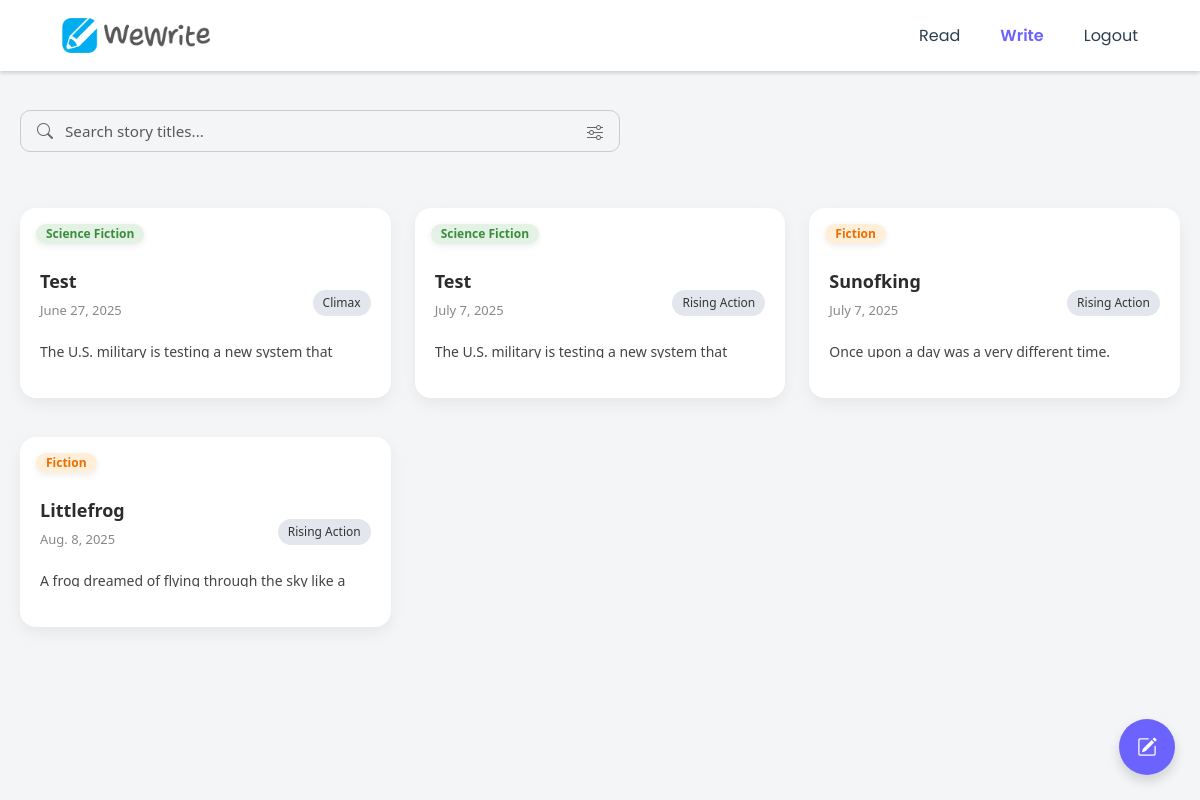
/main/ (signed in), run on the app's committed database.
### story/models.py (models this page shows)
class Story(models.Model):
    GENRE_CHOICES = [
        (1, 'Fiction'),
        (2, 'Science Fiction'),
        (3, 'Historical Fiction'),
        (4, 'Mystery'),
        (5, 'Fantasy'),
        (6, 'Romance'),
    ]
    STATUS_CHOICES = [
        (1, 'pending'),
        (2, 'published'),
    ]
    user = models.ForeignKey(CustomUser, on_delete=models.CASCADE)
    started_date = models.DateField(default='2000-01-01', null=True, blank=True)
    title = models.TextField(max_length=250, null=True, blank=True)
    genre = models.ForeignKey(Genre, on_delete=models.CASCADE)
    main_character = models.TextField(max_length=250, null=True, blank=True)
    time_setting = models.TextField(max_length=250, null=True, blank=True)
    suggested_keyword = models.TextField(max_length=250, null=True, blank=True)
    exposition_summary = models.TextField(max_length=10000, null=True, blank=True)
    status = models.IntegerField(choices=STATUS_CHOICES, default=1)
    def __str__(self):
        return "_".join([self.user.username, str(self.started_date), self.title])

class Genre(models.Model):
    name = models.CharField(max_length=50, unique=True)
    is_active = models.BooleanField(default=True)
    image = models.ImageField(upload_to='genre_images/', null=True, blank=True)  # Add this line
    def __str__(self):
        return self.name

### suhyun_nlp/views.py (the view)
# urls.py: path('main/', views.to_main, name='to-main'),
@login_required
def to_main(request):
    curr_user = request.user
    username = curr_user.username
    isAdmin = curr_user.is_staff
    author_stages = Stage.objects.filter(user=curr_user, status=3)
    if len(author_stages)>=0:
        new_story_available = True
    else:
        new_story_available = False
    all_storys = Story.objects.all().order_by('started_date')
    story_list = []
    story_last_stage_part_list = []
    all_stages = list(Stage.objects.all().order_by('pk'))
    for story in all_storys:
        curr_story_stage_list = []
        for all_stage in all_stages:
            if all_stage.story == story:
                curr_story_stage_list.append(all_stage)
        if not curr_story_stage_list:
            continue  # skip if no stages yet
        if len(curr_story_stage_list) == 5:
            continue  # completed
        if not any(stage.status == 3 for stage in curr_story_stage_list):
            continue  # not started properly
        story_list.append(story)
        story_last_stage_part_list.append(curr_story_stage_list[-1].PART_CHOICES[curr_story_stage_list[-1].part][1])
    story_exposition_list = [story.exposition_summary for story in story_list]
    story_pk_list = [story.pk for story in story_list]
    story_genre_list = [story.genre for story in story_list]
    story_title_list = [story.title for story in story_list]
    all_genres = Genre.objects.all().order_by('pk')
    all_genres_pk_list = [genre.pk for genre in all_genres]
    story_tuple_list = [] # (story , exposition, pk, genre, title)
    for i in range(len(story_list)):
        story_tuple_list.append((story_list[i], story_exposition_list[i], story_pk_list[i], story_genre_list[i], story_title_list[i], story_last_stage_part_list[i]))
    print(story_tuple_list)
    context = {
        'username': username,
        'isLogin': True,
        'isAdmin': isAdmin,
        'story_list': story_list,
        'story_exposition_list': story_exposition_list,
        'story_pk_list': story_pk_list,
        'story_genre_list': story_genre_list,
        'story_title_list': story_title_list,
        'story_tuple_list': story_tuple_list,
        'new_story_available': new_story_available,
        'all_genres': all_genres
    }
    return render(request, 'main.html', context)

### suhyun_nlp/templates/main.html (shortened to what this page needs)
{% extends 'header.html' %}
{% block board %}
<!DOCTYPE html>
<html lang="en">
<head>
</head>
<body>
<div class="top-bar">
  <div class="search-container d-flex align-items-center px-3 py-1 mb-3">
    <i class="bi bi-search me-2" style="font-size: 1rem; color: #666;"></i>
    <input type="text" id="boardSearchInput" class="form-control border-0 shadow-none bg-transparent p-0 ps-1"
           placeholder="Search story titles...">
    <div class="dropdown">
      <button class="btn border-0 bg-transparent p-0 ms-2"
              type="button"
              id="boardGenreDropdown"
              data-bs-toggle="dropdown"
              data-bs-display="static"
              aria-expanded="false">
        <i class="bi bi-sliders" style="font-size: 1rem; color: #666;"></i>
      </button>
    </div>
  </div>
</div>
<div id="story-grid" class="grid">
  {% for story, exposition, pk, genre, title, last_part in story_tuple_list %}
  <div class="grid-item genre-{{ genre.name|lower|cut:' ' }}">
    <a href="{% url 'to-collaborate' pk %}" class="w-100 text-decoration-none">
      <div class="post-card">
        <span class="genre {{ genre.name|slugify }}">{{ genre.name | title }}</span>
        <div class="post-title">{{ title|striptags|cut:" "|title }}</div>
        <div class="post-date">{{ story.started_date }}</div>
        <div class="post-content mt-2">{{ exposition|truncatechars:100 }}</div>
        <div class="post-footer">
          <span class="category">{{ last_part | title }}</span>
        </div>
      </div>
    </a>
  </div>
  {% endfor %}
</div>
{% if new_story_available %}
<a href="{% url 'to-write' %}" class="floating-write-btn" title="Start New Story">
  <i class="bi bi-pencil-square"></i>
</a>
{% endif %}
</body>
</html>
{% endblock %}

### static/css/styles.css (style rules this page uses)
.post-card { background: white; border-radius: 10px; box-shadow: 0 4px 6px rgba(0, 0, 0, 0.1); padding: 20px; margin-bottom: 15px; position: relative; }
.post-title { font-weight: bold; font-size: 18px; margin-right: 10px; }
.post-date { font-size: 14px; color: #888; }
.post-content { font-size: 14px; color: #555; margin-bottom: 10px; }
.category { font-size: 14px; font-weight: bold; padding: 5px 10px; border-radius: 5px; display: inline-block; position: absolute; top: 50%; right: 20px; transform: translateY(-50%); }
.genre, .author { position: absolute; top: -10px; right: 20px; background-color: white; color: black; font-size: 12px; font-weight: bold; padding: 5px 10px; box-shadow: 0 10px 15px rgba(0, 0, 0, 0.2), 0 4px 6px rgba(0, 0, 0, 0.1); border-radius: 5px; }
.science-fiction { background-color: white; color: #4caf50; }
.fiction { background-color: white; color: #ff9800; }

### suhyun_nlp/templates/header.html (style rules this page uses)
html, body { overflow-x: hidden !important; }

### suhyun_nlp/templates/main.html (style rules this page uses)
body { font-family: 'Segoe UI', sans-serif; margin: 0; padding: 20px; background-color: #f4f5f7; height: 100vh; }
.top-bar { isolation: isolate; position: relative; z-index: 3000; display: flex; justify-content: space-between; align-items: center; margin: 90px 0 40px; flex-wrap: wrap; }
.top-bar .dropdown { position: relative; z-index: 3001; }
#story-grid.grid { position: relative; display: block; z-index: 0; overflow: visible; min-height: 40px; }
.grid-sizer, .grid-item { width: 100%; }
@media (min-width: 768px) { .grid-sizer, .grid-item { width: calc((100% - 48px) / 3); } }
.grid-item { margin-bottom: 24px; z-index: 0; }
.post-card { position: relative; background: white; border-radius: 16px; box-shadow: 0 6px 16px rgba(0, 0, 0, 0.06); padding: 20px; display: flex; flex-direction: column; transition: transform 0.2s ease, box-shadow 0.2s ease; height: 190px; overflow: visible; }
.genre { position: absolute; top: 16px; left: 16px; font-size: 12px; font-weight: 600; padding: 4px 10px; border-radius: 999px; background-color: #e0e0e0; color: #333; display: inline-block; white-space: nowrap; line-height: 1; box-shadow: 0 2px 6px rgba(0, 0, 0, 0.08); z-index: 2; width: fit-content; max-width: 100%; }
.genre.fiction { color: #ef6c00; background-color: rgba(255, 224, 178, 0.5); }
.genre.science-fiction { color: #388e3c; background-color: rgba(200, 230, 201, 0.5); }
.post-title { font-size: 18px; font-weight: 600; color: #2c2c2c; margin-bottom: 6px; margin-top: 40px; word-wrap: break-word; }
.post-date { font-size: 13px; color: #888; margin-bottom: 12px; }
.post-content { font-size: 14px; color: #444; line-height: 1.5; word-wrap: break-word; overflow: hidden; text-overflow: ellipsis; flex-grow: 1; }
.post-footer { display: flex; justify-content: flex-end; margin-top: auto; padding-top: 10px; }
.category { font-size: 12px; font-weight: 500; padding: 4px 10px; border-radius: 16px; background-color: #e3e7ed; color: #333; }
.floating-write-btn { position: fixed; bottom: 25px; right: 25px; width: 56px; height: 56px; background: #6c63ff; color: white; border-radius: 50%; font-size: 20px; box-shadow: 0 6px 12px rgba(0,0,0,0.15); display: flex; align-items: center; justify-content: center; transition: background 0.3s ease; z-index: 2500; text-decoration: none; }
.search-container { border: 1.5px solid #ccc; border-radius: 10px; height: 42px; max-width: 600px; flex-grow: 1; }
.search-container input { font-size: 0.95rem; line-height: 1.2rem; height: 100%; }

### data on the page
Story: name "Science Fiction", title "Test", started_date "June 27, 2025", exposition_summary "The U.S. military is testing a new system that…", last_part "Climax"
Story: name "Science Fiction", title "Test", started_date "July 7, 2025", exposition_summary "The U.S. military is testing a new system that…", last_part "Rising Action"
Story: name "Fiction", title "Sunofking", started_date "July 7, 2025", exposition_summary "Once upon a day was a very different time.", last_part "Rising Action"
Story: name "Fiction", title "Littlefrog", started_date "Aug. 8, 2025", exposition_summary "A frog dreamed of flying through the sky like a…", last_part "Rising Action"
